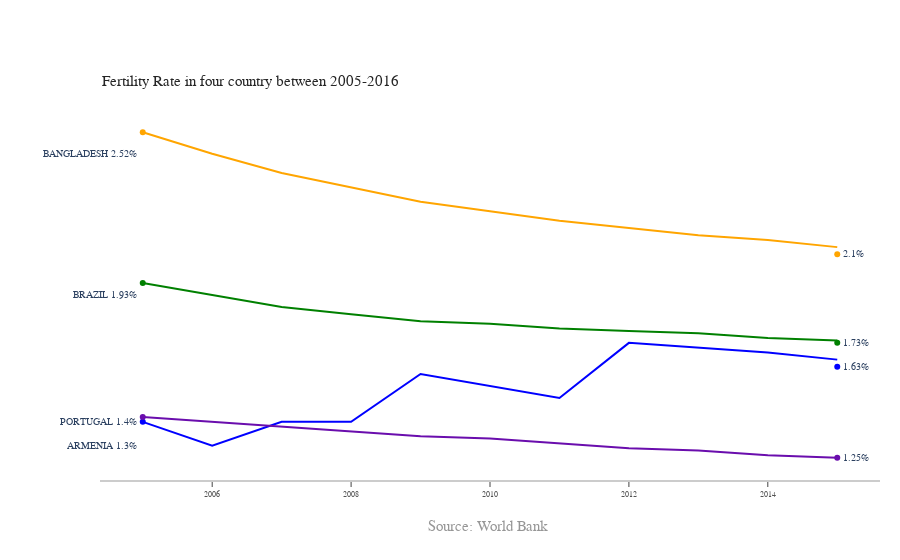

Source (notebook cell):
### Code cell
import plotly.graph_objects as go
import numpy as np

title = 'Fertility Rate'
labels = ['ARMENIA', 'BANGLADESH', 'BRAZIL', 'PORTUGAL']
colors = ['rgb(0,0,255)', 'rgb(255,165,0)', 'rgb(0,128,0)', 'rgb(106,13,173)']

mode_size = [6, 6, 6, 6]
line_size = [2, 2, 2, 2]

x_data = np.vstack((np.arange(2005, 2016),)*4)

y_data = np.array([
    [1.40,1.30,1.40,1.40,1.60,1.55,1.50,1.73,1.71,1.69,1.66,1.63],
    [2.61,2.52,2.44,2.38,2.32,2.28,2.24,2.21,2.18,2.16,2.13,2.10],
    [1.98,1.93,1.88,1.85,1.82,1.81,1.79,1.78,1.77,1.75,1.74,1.73],
    [1.42,1.40,1.38,1.36,1.34,1.33,1.31,1.29,1.28,1.26,1.25,1.25],
])

fig = go.Figure()

for i in range(0, 4):
    fig.add_trace(go.Scatter(x=x_data[i], y=y_data[i], mode='lines',
        name=labels[i],
        line=dict(color=colors[i], width=line_size[i]),
        connectgaps=True,
    ))

    # endpoints
    fig.add_trace(go.Scatter(
        x=[x_data[i][0], x_data[i][-1]],
        y=[y_data[i][0], y_data[i][-1]],
        mode='markers',
        marker=dict(color=colors[i], size=mode_size[i])
    ))

fig.update_layout(
    xaxis=dict(
        showline=True,
        showgrid=False,
        showticklabels=True,
        linecolor='rgb(204, 204, 204)',
        linewidth=2,
        ticks='outside',
        tickfont=dict(
            family='Arial',
            size=8,
            color='rgb(82, 82, 82)',
        ),
    ),
    yaxis=dict(
        showgrid=False,
        zeroline=False,
        showline=False,
        showticklabels=False,
    ),
    autosize=False,
    margin=dict(
        autoexpand=False,
        l=100,
        r=20,
        t=110,
    ),
    showlegend=False,
    plot_bgcolor='white'
)

annotations = []

# Adding labels
for y_trace, label, color in zip(y_data, labels, colors):
    # labeling the left_side of the plot
    annotations.append(dict(xref='paper', x=0.05, y=y_trace[1],
                                  xanchor='right', yanchor='middle',
                                  text=label + ' {}%'.format(y_trace[1]),
                                  font=dict(family='Arial',
                                            size=10),
                                  showarrow=False))
    # labeling the right_side of the plot
    annotations.append(dict(xref='paper', x=0.95, y=y_trace[11],
                                  xanchor='left', yanchor='middle',
                                  text='{}%'.format(y_trace[11]),
                                  font=dict(family='Arial',
                                            size=10),
                                  showarrow=False))
# Title
annotations.append(dict(xref='paper', yref='paper', x=0.0, y=1.05,
                              xanchor='left', yanchor='bottom',
                              text='Fertility Rate in four country between 2005-2016',
                              font=dict(family='Arial',
                                        size=15,
                                        color='rgb(37,37,37)'),
                              showarrow=False))
# Source
annotations.append(dict(xref='paper', yref='paper', x=0.5, y=-0.1,
                              xanchor='center', yanchor='top',
                              text='Source: World Bank ',
                              font=dict(family='Arial',
                                        size=15,
                                        color='rgb(150,150,150)'),
                              showarrow=False))

fig.update_layout(annotations=annotations)

fig.show()

### Figure 1 — Plotly figure (JSON) as saved in the notebook; plotly's stock layout.template omitted (floating-point values rounded to 4 significant figures)
{"data": [{"connectgaps": true, "line": {"color": "rgb(0,0,255)", "width": 2}, "mode": "lines", "name": "ARMENIA", "type": "scatter", "x": [2005, 2006, 2007, 2008, 2009, 2010, 2011, 2012, 2013, 2014, 2015], "y": [1.4, 1.3, 1.4, 1.4, 1.6, 1.55, 1.5, 1.73, 1.71, 1.69, 1.66, 1.63]}, {"marker": {"color": "rgb(0,0,255)", "size": 6}, "mode": "markers", "type": "scatter", "x": [2005, 2015], "y": [1.4, 1.63]}, {"connectgaps": true, "line": {"color": "rgb(255,165,0)", "width": 2}, "mode": "lines", "name": "BANGLADESH", "type": "scatter", "x": [2005, 2006, 2007, 2008, 2009, 2010, 2011, 2012, 2013, 2014, 2015], "y": [2.61, 2.52, 2.44, 2.38, 2.32, 2.28, 2.24, 2.21, 2.18, 2.16, 2.13, 2.1]}, {"marker": {"color": "rgb(255,165,0)", "size": 6}, "mode": "markers", "type": "scatter", "x": [2005, 2015], "y": [2.61, 2.1]}, {"connectgaps": true, "line": {"color": "rgb(0,128,0)", "width": 2}, "mode": "lines", "name": "BRAZIL", "type": "scatter", "x": [2005, 2006, 2007, 2008, 2009, 2010, 2011, 2012, 2013, 2014, 2015], "y": [1.98, 1.93, 1.88, 1.85, 1.82, 1.81, 1.79, 1.78, 1.77, 1.75, 1.74, 1.73]}, {"marker": {"color": "rgb(0,128,0)", "size": 6}, "mode": "markers", "type": "scatter", "x": [2005, 2015], "y": [1.98, 1.73]}, {"connectgaps": true, "line": {"color": "rgb(106,13,173)", "width": 2}, "mode": "lines", "name": "PORTUGAL", "type": "scatter", "x": [2005, 2006, 2007, 2008, 2009, 2010, 2011, 2012, 2013, 2014, 2015], "y": [1.42, 1.4, 1.38, 1.36, 1.34, 1.33, 1.31, 1.29, 1.28, 1.26, 1.25, 1.25]}, {"marker": {"color": "rgb(106,13,173)", "size": 6}, "mode": "markers", "type": "scatter", "x": [2005, 2015], "y": [1.42, 1.25]}], "layout": {"annotations": [{"font": {"family": "Arial", "size": 10}, "showarrow": false, "text": "ARMENIA 1.3%", "x": 0.05, "xanchor": "right", "xref": "paper", "y": 1.3, "yanchor": "middle"}, {"font": {"family": "Arial", "size": 10}, "showarrow": false, "text": "1.63%", "x": 0.95, "xanchor": "left", "xref": "paper", "y": 1.63, "yanchor": "middle"}, {"font": {"family": "Arial", "size": 10}, "showarrow": false, "text": "BANGLADESH 2.52%", "x": 0.05, "xanchor": "right", "xref": "paper", "y": 2.52, "yanchor": "middle"}, {"font": {"family": "Arial", "size": 10}, "showarrow": false, "text": "2.1%", "x": 0.95, "xanchor": "left", "xref": "paper", "y": 2.1, "yanchor": "middle"}, {"font": {"family": "Arial", "size": 10}, "showarrow": false, "text": "BRAZIL 1.93%", "x": 0.05, "xanchor": "right", "xref": "paper", "y": 1.93, "yanchor": "middle"}, {"font": {"family": "Arial", "size": 10}, "showarrow": false, "text": "1.73%", "x": 0.95, "xanchor": "left", "xref": "paper", "y": 1.73, "yanchor": "middle"}, {"font": {"family": "Arial", "size": 10}, "showarrow": false, "text": "PORTUGAL 1.4%", "x": 0.05, "xanchor": "right", "xref": "paper", "y": 1.4, "yanchor": "middle"}, {"font": {"family": "Arial", "size": 10}, "showarrow": false, "text": "1.25%", "x": 0.95, "xanchor": "left", "xref": "paper", "y": 1.25, "yanchor": "middle"}, {"font": {"color": "rgb(37,37,37)", "family": "Arial", "size": 15}, "showarrow": false, "text": "Fertility Rate in four country between 2005-2016", "x": 0, "xanchor": "left", "xref": "paper", "y": 1.05, "yanchor": "bottom", "yref": "paper"}, {"font": {"color": "rgb(150,150,150)", "family": "Arial", "size": 15}, "showarrow": false, "text": "Source: World Bank ", "x": 0.5, "xanchor": "center", "xref": "paper", "y": -0.1, "yanchor": "top", "yref": "paper"}], "autosize": false, "margin": {"autoexpand": false, "l": 100, "r": 20, "t": 110}, "plot_bgcolor": "white", "showlegend": false, "xaxis": {"linecolor": "rgb(204, 204, 204)", "linewidth": 2, "showgrid": false, "showline": true, "showticklabels": true, "tickfont": {"color": "rgb(82, 82, 82)", "family": "Arial", "size": 8}, "ticks": "outside"}, "yaxis": {"showgrid": false, "showline": false, "showticklabels": false, "zeroline": false}}}
